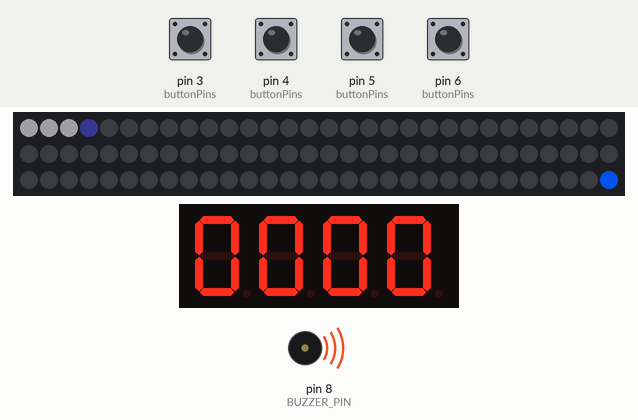
This sketch was run on a simulated Arduino Uno, built with avr-gcc and run on an emulated ATmega328P. On the bench: 90 RGB LEDs in strip order, left to right, continuing on the next row, 4-digit seven-segment display, buzzer (waves = sounding). Inputs (shaded band) come from the test bench; at power-on: pin 3 (buttonPins), pin 4 (buttonPins), pin 5 (buttonPins), pin 6 (buttonPins) HIGH. Dim RGB values are drawn brighter than linear; random numbers use the default seed unless the sketch sets one.

Above: at 1.29 s.
1.3 s: pin 3 (buttonPins) pulled LOW for 0.15 s
2.0 s: pin 4 (buttonPins) pulled LOW for 0.15 s
At 2.5 s:
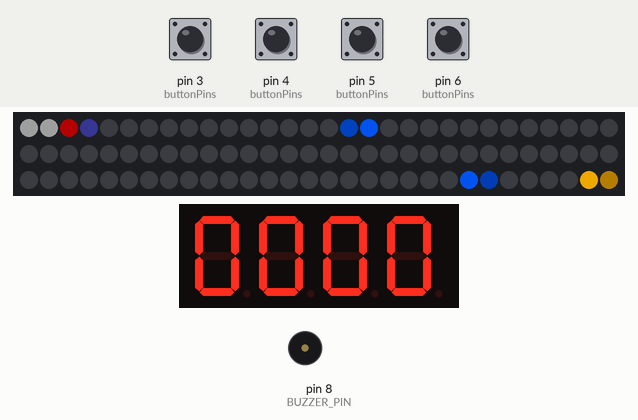
2.7 s: pin 5 (buttonPins) pulled LOW for 0.15 s
At 3.11 s:
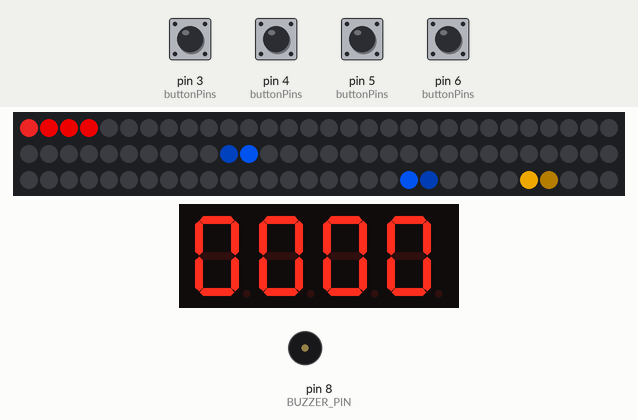
3.4 s: pin 6 (buttonPins) pulled LOW for 0.15 s
At 4.63 s:
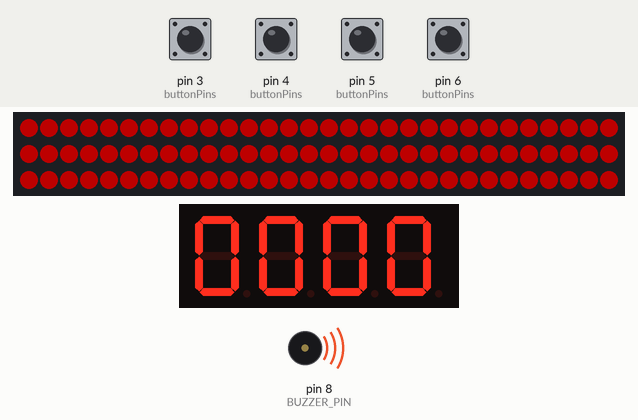
7.1 s: pin 3 (buttonPins) pulled LOW for 1 s
8.7 s: pin 4 (buttonPins) pulled LOW for 1 s
At 12.68 s:
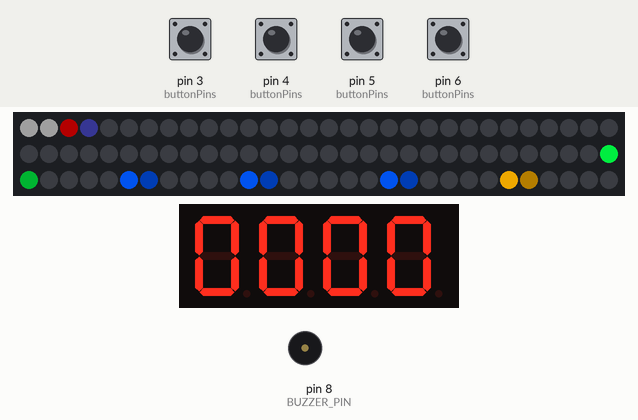
Timing chart, 0 to 13.3 s (numbered marks = the images above; inputs shaded):
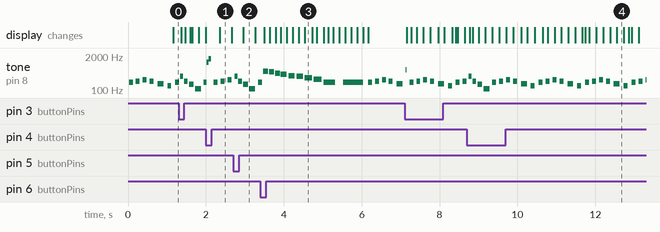

Measured:
- by itself, tone on pin 8 (BUZZER_PIN): plays 330 Hz for 0.08 s, 220 Hz for 0.09 s, 165 Hz for 0.12 s, 110 Hz for 0.15 s, 196 Hz for 0.10 s, 220 Hz for 0.10 s … (25 notes in this stretch)

The sketch:

spectrum.ino
```cpp
#include <FastLED.h>
#include <TM1637Display.h>

// ====================== НАЛАШТУВАННЯ ПІНІВ ======================
#define LED_PIN       2
#define LED_COUNT     90
#define BUZZER_PIN    8

#define BTN_BLUE      4
#define BTN_RED       5
#define BTN_GREEN     6
#define BTN_YELLOW    3

#define TM1637_DIO    9
#define TM1637_CLK    10

// ====================== ЗАГАЛЬНІ НАЛАШТУВАННЯ ======================
#define BRIGHTNESS    200
#define MAX_ENEMIES   8
#define MAX_SHOTS     8
#define DAMAGE_LIMIT  3

// Якщо стрічка "біжить" не в той бік, зміни false на true
const bool REVERSE_STRIP = false;

// Зона гравця на початку стрічки
const int PLAYER_ZONE_END = 3;   // 0..2 - індикатор життів, 3 - гармата
const int SHOT_START_POS  = 4;   // звідси вилітають постріли

CRGB leds[LED_COUNT];
TM1637Display display(TM1637_CLK, TM1637_DIO);

// ====================== КОЛЬОРИ ======================
enum ColorId : uint8_t {
  BLUE_ID = 0,
  RED_ID,
  GREEN_ID,
  YELLOW_ID,
  NO_COLOR = 255
};

struct Enemy {
  bool active;
  int pos;
  ColorId color;
};

struct Shot {
  bool active;
  int pos;
  ColorId color;
};

Enemy enemies[MAX_ENEMIES];
Shot shots[MAX_SHOTS];

// ====================== КНОПКИ ======================
const uint8_t buttonPins[4]   = {BTN_BLUE, BTN_RED, BTN_GREEN, BTN_YELLOW};
const ColorId buttonColors[4] = {BLUE_ID, RED_ID, GREEN_ID, YELLOW_ID};

bool buttonReading[4];
bool buttonStableState[4];
unsigned long buttonDebounceTime[4];
const unsigned long DEBOUNCE_MS = 25;

// ====================== СТАН ГРИ ======================
int score = 0;
uint8_t wounds = 0;
bool gameOver = false;

unsigned long lastSpawnTime = 0;
unsigned long lastEnemyStep = 0;
unsigned long lastShotStep  = 0;

unsigned long hurtFlashUntil = 0;
unsigned long explosionUntil = 0;
int explosionPos = -1;
CRGB explosionColor = CRGB::White;

unsigned long shipGlowUntil = 0;
CRGB shipGlowColor = CRGB::White;

// ====================== ЗВУКИ / МУЗИКА ======================
// Ноти в Гц. 0 = пауза
const uint16_t ambientNotes[]      = {196, 0, 220, 0, 247, 0, 220, 0, 175, 0, 147, 0};
const uint16_t ambientDurations[]  = {120, 30, 120, 30, 120, 30, 120, 60, 180, 40, 120, 60};

const uint16_t fireNotes[]         = {1175, 1568, 0};
const uint16_t fireDurations[]     = {50,   70,   20};

const uint16_t explosionNotes[]    = {1400, 1100, 800, 450, 0};
const uint16_t explosionDurations[]= {40,   50,   60,  80,  20};

const uint16_t wrongNotes[]        = {330, 220, 165, 110};
const uint16_t wrongDurations[]    = {90,  110, 140, 180};

const uint16_t damageNotes[]       = {262, 175, 131};
const uint16_t damageDurations[]   = {120, 120, 180};

const uint16_t gameOverNotes[]     = {523, 494, 440, 392, 349, 330, 294, 262, 196, 0, 196};
const uint16_t gameOverDurations[] = {150, 150, 150, 180, 180, 200, 220, 240, 350, 150, 600};

const uint16_t noTargetNotes[]     = {600, 0};
const uint16_t noTargetDurations[] = {30,  20};

const uint16_t* currentNotes = nullptr;
const uint16_t* currentDurations = nullptr;
uint8_t currentMelodyLength = 0;
uint8_t currentMelodyIndex = 0;
bool currentMelodyLoop = false;
bool resetAfterMelody = false;
unsigned long nextNoteTime = 0;

// ====================== ДОПОМІЖНІ ФУНКЦІЇ ======================
CRGB colorToCRGB(ColorId c) {
  switch (c) {
    case BLUE_ID:   return CRGB(0, 90, 255);
    case RED_ID:    return CRGB(255, 0, 0);
    case GREEN_ID:  return CRGB(0, 255, 70);
    case YELLOW_ID: return CRGB(255, 180, 0);
    default:        return CRGB::Black;
  }
}

uint8_t toPhysicalIndex(int logicalIndex) {
  if (!REVERSE_STRIP) return logicalIndex;
  return LED_COUNT - 1 - logicalIndex;
}

void addPixel(int logicalIndex, const CRGB &color) {
  if (logicalIndex < 0 || logicalIndex >= LED_COUNT) return;
  leds[toPhysicalIndex(logicalIndex)] += color;
}

template <size_t N>
void playMelody(const uint16_t (&notes)[N], const uint16_t (&durations)[N], bool loopMelody = false, bool doResetAfter = false) {
  currentNotes = notes;
  currentDurations = durations;
  currentMelodyLength = N;
  currentMelodyIndex = 0;
  currentMelodyLoop = loopMelody;
  resetAfterMelody = doResetAfter;
  nextNoteTime = 0;
}

void startAmbient() {
  if (!gameOver) {
    playMelody(ambientNotes, ambientDurations, true, false);
  }
}

void updateSound() {
  if (currentNotes == nullptr) {
    if (!gameOver) startAmbient();
    return;
  }

  unsigned long now = millis();
  if (now < nextNoteTime) return;

  if (currentMelodyIndex >= currentMelodyLength) {
    if (resetAfterMelody) {
      noTone(BUZZER_PIN);
      resetAfterMelody = false;

      // Повне перезавантаження гри
      score = 0;
      wounds = 0;
      gameOver = false;
      hurtFlashUntil = 0;
      explosionUntil = 0;
      explosionPos = -1;
      shipGlowUntil = 0;
      shipGlowColor = CRGB::White;
      lastSpawnTime = now;
      lastEnemyStep = now;
      lastShotStep  = now;

      for (uint8_t i = 0; i < MAX_ENEMIES; i++) enemies[i].active = false;
      for (uint8_t i = 0; i < MAX_SHOTS; i++)   shots[i].active = false;

      startAmbient();
      return;
    }

    if (currentMelodyLoop) {
      currentMelodyIndex = 0;
    } else {
      currentNotes = nullptr;
      currentDurations = nullptr;
      currentMelodyLength = 0;
      currentMelodyIndex = 0;
      noTone(BUZZER_PIN);
      if (!gameOver) startAmbient();
      return;
    }
  }

  uint16_t note = currentNotes[currentMelodyIndex];
  uint16_t dur  = currentDurations[currentMelodyIndex];

  if (note == 0) {
    noTone(BUZZER_PIN);
  } else {
    tone(BUZZER_PIN, note, dur * 0.85);
  }

  nextNoteTime = now + dur;
  currentMelodyIndex++;
}

unsigned long getSpawnInterval() {
  int kills = score / 50;
  long val = 1100 - (kills * 35L);
  if (val < 280) val = 280;
  return val;
}

unsigned long getEnemyStepInterval() {
  int kills = score / 50;
  long val = 170 - (kills * 3L);
  if (val < 85) val = 85;
  return val;
}

unsigned long getShotStepInterval() {
  // Чим менше число, тим швидше летить постріл.
  // Було 55 мс. 15 мс робить постріл дуже швидким.
  return 15;
}

void updateDisplay() {
  int shown = score;
  if (shown > 9999) shown = 9999;
  display.showNumberDec(shown, true, 4, 0);
}

// ====================== ІГРОВА ЛОГІКА ======================
void clearEntities() {
  for (uint8_t i = 0; i < MAX_ENEMIES; i++) enemies[i].active = false;
  for (uint8_t i = 0; i < MAX_SHOTS; i++)   shots[i].active = false;
}

bool spawnEnemy() {
  for (uint8_t i = 0; i < MAX_ENEMIES; i++) {
    if (!enemies[i].active) {
      enemies[i].active = true;
      enemies[i].pos = LED_COUNT - 1;
      enemies[i].color = (ColorId)random(0, 4);
      return true;
    }
  }
  return false;
}

bool spawnShot(ColorId c) {
  for (uint8_t i = 0; i < MAX_SHOTS; i++) {
    if (!shots[i].active) {
      shots[i].active = true;
      shots[i].pos = SHOT_START_POS;
      shots[i].color = c;
      return true;
    }
  }
  return false;
}

ColorId nearestEnemyColor() {
  int nearestPos = LED_COUNT + 1;
  ColorId foundColor = NO_COLOR;

  for (uint8_t i = 0; i < MAX_ENEMIES; i++) {
    if (enemies[i].active && enemies[i].pos < nearestPos) {
      nearestPos = enemies[i].pos;
      foundColor = enemies[i].color;
    }
  }

  return foundColor;
}

void startGameOver() {
  gameOver = true;
  clearEntities();
  hurtFlashUntil = 0;
  explosionUntil = 0;
  explosionPos = -1;
  shipGlowUntil = 0;
  playMelody(gameOverNotes, gameOverDurations, false, true);
}

void loseLife(bool wrongButton) {
  if (gameOver) return;

  wounds++;
  hurtFlashUntil = millis() + 220;
  shipGlowUntil = millis() + 180;
  shipGlowColor = CRGB::Red;

  if (wounds >= DAMAGE_LIMIT) {
    startGameOver();
    return;
  }

  if (wrongButton) {
    playMelody(wrongNotes, wrongDurations, false, false);
  } else {
    playMelody(damageNotes, damageDurations, false, false);
  }
}

void checkCollisions() {
  for (uint8_t s = 0; s < MAX_SHOTS; s++) {
    if (!shots[s].active) continue;

    for (uint8_t e = 0; e < MAX_ENEMIES; e++) {
      if (!enemies[e].active) continue;

      // Постріл знищує тільки противника того ж кольору
      if (shots[s].color == enemies[e].color) {
        int dist = shots[s].pos - enemies[e].pos;
        if (dist >= -1 && dist <= 1) {
          ColorId hitColor = shots[s].color;
          int hitPos = (shots[s].pos + enemies[e].pos) / 2;

          shots[s].active = false;
          enemies[e].active = false;

          score += 50;
          explosionPos = hitPos;
          explosionColor = colorToCRGB(hitColor);
          explosionUntil = millis() + 140;

          playMelody(explosionNotes, explosionDurations, false, false);
          break;
        }
      }
    }
  }
}

void moveEnemies() {
  for (uint8_t i = 0; i < MAX_ENEMIES; i++) {
    if (!enemies[i].active) continue;

    enemies[i].pos--;

    if (enemies[i].pos <= PLAYER_ZONE_END) {
      enemies[i].active = false;
      loseLife(false);
    }
  }

  checkCollisions();
}

void moveShots() {
  for (uint8_t i = 0; i < MAX_SHOTS; i++) {
    if (!shots[i].active) continue;

    shots[i].pos++;

    if (shots[i].pos >= LED_COUNT) {
      shots[i].active = false;
    }
  }

  checkCollisions();
}

void handleButtonPress(ColorId pressedColor) {
  if (gameOver) return;

  shipGlowUntil = millis() + 120;
  shipGlowColor = colorToCRGB(pressedColor);

  ColorId targetColor = nearestEnemyColor();

  // Якщо ворогів нема - просто короткий "холостий" звук, без штрафу
  if (targetColor == NO_COLOR) {
    playMelody(noTargetNotes, noTargetDurations, false, false);
    return;
  }

  // Якщо натиснули не той колір - мінус життя
  if (pressedColor != targetColor) {
    loseLife(true);
    return;
  }

  // Правильний колір - постріл
  if (spawnShot(pressedColor)) {
    playMelody(fireNotes, fireDurations, false, false);
  }
}

void updateButtons() {
  unsigned long now = millis();

  for (uint8_t i = 0; i < 4; i++) {
    bool rawPressed = (digitalRead(buttonPins[i]) == LOW);

    if (rawPressed != buttonReading[i]) {
      buttonReading[i] = rawPressed;
      buttonDebounceTime[i] = now;
    }

    if ((now - buttonDebounceTime[i]) > DEBOUNCE_MS) {
      if (buttonStableState[i] != rawPressed) {
        buttonStableState[i] = rawPressed;

        if (buttonStableState[i]) {
          handleButtonPress(buttonColors[i]);
        }
      }
    }
  }
}

void updateGame() {
  if (gameOver) return;

  unsigned long now = millis();

  if (now - lastSpawnTime >= getSpawnInterval()) {
    spawnEnemy();
    lastSpawnTime = now;
  }

  if (now - lastEnemyStep >= getEnemyStepInterval()) {
    moveEnemies();
    lastEnemyStep = now;
  }

  if (now - lastShotStep >= getShotStepInterval()) {
    moveShots();
    lastShotStep = now;
  }
}

// ====================== ВІДМАЛЬОВУВАННЯ ======================
void drawLivesAndShip() {
  // Життя: 3 точки на початку стрічки
  for (uint8_t i = 0; i < 3; i++) {
    if (i < (DAMAGE_LIMIT - wounds)) {
      addPixel(i, CRGB(40, 40, 40));
    } else {
      addPixel(i, CRGB(80, 0, 0));
    }
  }

  // Гармата / корабель
  CRGB cannon = CRGB(10, 10, 25);
  if (millis() < shipGlowUntil) cannon = shipGlowColor;
  if (millis() < hurtFlashUntil) cannon = CRGB::Red;

  addPixel(3, cannon);
}

void drawEnemies() {
  for (uint8_t i = 0; i < MAX_ENEMIES; i++) {
    if (!enemies[i].active) continue;

    CRGB c = colorToCRGB(enemies[i].color);
    CRGB tail = c;
    tail.nscale8(80);

    addPixel(enemies[i].pos, c);
    addPixel(enemies[i].pos + 1, tail);
  }
}

void drawShots() {
  for (uint8_t i = 0; i < MAX_SHOTS; i++) {
    if (!shots[i].active) continue;

    CRGB c = colorToCRGB(shots[i].color);
    CRGB tail = c;
    tail.nscale8(100);

    addPixel(shots[i].pos, c);
    addPixel(shots[i].pos - 1, tail);
  }
}

void drawExplosion() {
  if (millis() >= explosionUntil || explosionPos < 0) return;

  addPixel(explosionPos, CRGB::White);

  CRGB side = explosionColor;
  side.nscale8(140);
  addPixel(explosionPos - 1, side);
  addPixel(explosionPos + 1, side);
}

void renderGame() {
  fill_solid(leds, LED_COUNT, CRGB::Black);

  if (gameOver) {
    bool blink = ((millis() / 150) % 2 == 0);
    if (blink) {
      for (int i = 0; i < LED_COUNT; i++) {
        addPixel(i, CRGB(100, 0, 0));
      }
    }
    updateDisplay();
    FastLED.show();
    return;
  }

  drawLivesAndShip();
  drawEnemies();
  drawShots();
  drawExplosion();

  if (millis() < hurtFlashUntil) {
    addPixel(0, CRGB::Red);
    addPixel(1, CRGB::Red);
    addPixel(2, CRGB::Red);
    addPixel(3, CRGB::Red);
  }

  updateDisplay();
  FastLED.show();
}

// ====================== SETUP / LOOP ======================
void setup() {
  pinMode(BUZZER_PIN, OUTPUT);

  for (uint8_t i = 0; i < 4; i++) {
    pinMode(buttonPins[i], INPUT_PULLUP);
    buttonReading[i] = (digitalRead(buttonPins[i]) == LOW);
    buttonStableState[i] = buttonReading[i];
    buttonDebounceTime[i] = 0;
  }

  FastLED.addLeds<NEOPIXEL, LED_PIN>(leds, LED_COUNT);
  FastLED.setBrightness(BRIGHTNESS);
  FastLED.clear(true);

  display.setBrightness(0x0f);
  updateDisplay();

  randomSeed(analogRead(A0));

  clearEntities();
  score = 0;
  wounds = 0;
  gameOver = false;

  lastSpawnTime = millis();
  lastEnemyStep = millis();
  lastShotStep  = millis();

  startAmbient();
}

void loop() {
  updateButtons();
  updateGame();
  updateSound();
  renderGame();
}
```
